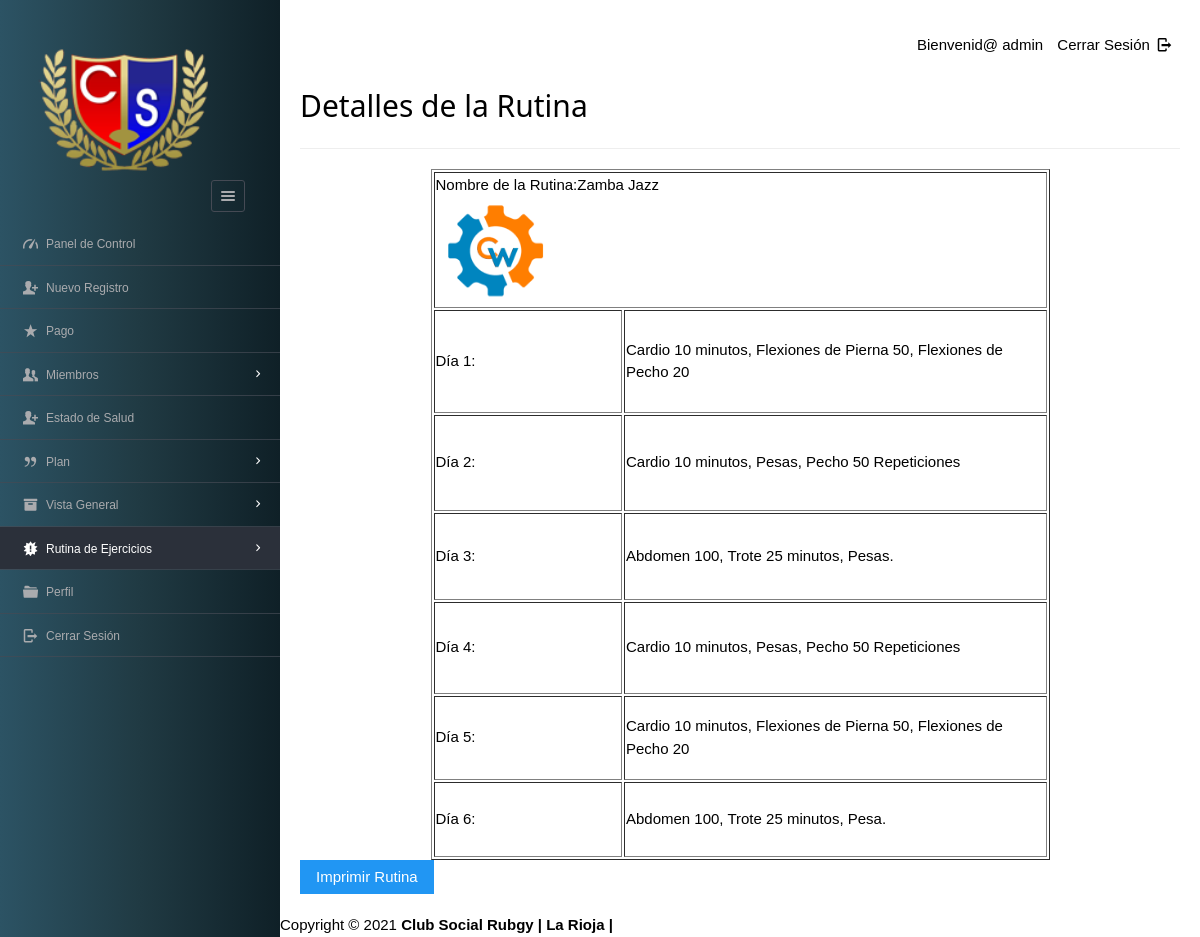
The page /dashboard/admin/viewdetailroutine.php?id=1 (signed in) on the database its author committed.
### tables this page shows
CREATE TABLE IF NOT EXISTS `timetable` (
  `tid` int(12) NOT NULL AUTO_INCREMENT,
  `tname` varchar(45) DEFAULT NULL,
  `day1` varchar(200) DEFAULT NULL,
  `day2` varchar(200) DEFAULT NULL,
  `day3` varchar(200) DEFAULT NULL,
  `day4` varchar(200) DEFAULT NULL,
  `day5` varchar(200) DEFAULT NULL,
  `day6` varchar(200) DEFAULT NULL,
  PRIMARY KEY (`tid`) USING BTREE
);

### dashboard/admin/viewdetailroutine.php (the view, shortened to what this page needs)
<?php
require '../../include/db_conn.php';
?>
<!DOCTYPE html>
<html lang="en">
<head>
    <link rel="stylesheet" href="../../css/style.css"  id="style-resource-5">
    <link rel="stylesheet" href="../../css/dashMain.css">
    <link rel="stylesheet" type="text/css" href="../../css/entypo.css">
	<link href="a1style.css" rel="stylesheet" type="text/css">
</head>
     <body class="page-body  page-fade" onload="collapseSidebar()">
    	<div class="page-container sidebar-collapsed" id="navbarcollapse">
		<div class="sidebar-menu">
			<header class="logo-env">
			<div class="logo">
				<a href="index.php">
					<img src="../../images/logo.png" alt="" width="192" height="80" />
				</a>
			</div>
					<div class="sidebar-collapse" onclick="collapseSidebar()">
				<a href="#" class="sidebar-collapse-icon with-animation">
					<i class="entypo-menu"></i>
				</a>
			</div>
			</header>
    		<?php include('nav.php'); ?>
    	</div>
    		<div class="main-content">
				<div class="row">
					<div class="col-md-6 col-sm-8 clearfix">
					</div>
					<div class="col-md-6 col-sm-4 clearfix hidden-xs">
						<ul class="list-inline links-list pull-right">
							<li>Bienvenid@ <?php echo $_SESSION['full_name']; ?>
							</li>
							<li>
								<a href="logout.php">
									Cerrar Sesión <i class="entypo-logout right"></i>
								</a>
							</li>
						</ul>
					</div>
				</div>
				<h2>Detalles de la Rutina</h2>
				<hr/>
		<?php
		$id=$_GET['id'];
		$sql="Select * from timetable t Where t.tid=$id";
		$res=mysqli_query($con, $sql);
					 if($res){
						      	$row=mysqli_fetch_array($res,MYSQLI_ASSOC);
						      }
		?>
		<div id=print>
		<table width="619" height="673" border="1" align="center">
  <tr>
    <td height="87" colspan="2">Nombre de la Rutina:<?php echo $row['tname'] ?> <span align="right"> <img src="logo.png" width="121" height="114"  alt=""/></span></td>
    </tr>
  <tr>
    <td width="186" height="103">Día 1:</td>
    <td width="417"><?php echo $row['day1'] ?></td>
  </tr>
  <tr>
    <td height="96">Día 2:</td>
    <td><?php echo $row['day2'] ?></td>
  </tr>
  <tr>
    <td height="87">Día 3:</td>
    <td><?php echo $row['day3'] ?></td>
  </tr>
  <tr>
    <td height="92">Día 4:</td>
    <td><?php echo $row['day4'] ?></td>
  </tr>
  <tr>
    <td height="84">Día 5:</td>
    <td><?php echo $row['day5'] ?></td>
  </tr>
  <tr>
    <td height="75">Día 6:</td>
    <td><?php echo $row['day6'] ?></td>
  </tr>
        </table></div>
				<input type="button" class="a1-btn a1-blue" value="Imprimir Rutina" onclick="myFunction()">
    	</div>
    </body>
	<?php include('footer.php'); ?>
</html>

### css/style.css (style rules this page uses)
html { font-size: 62.5%; font-family: sans-serif; }
div { display: block; }
body { font-family: "Noto Sans", sans-serif, "Helvetica Neue", Helvetica, Arial, sans-serif; font-size: 12px; line-height: 1.428571429; display: block; margin: 0; }
*, *:before, *:after { box-sizing: border-box; }
a { text-decoration: none; background: transparent; }
img { vertical-align: middle; }
img { border: 0; }
.logo img { width: 220px; height: 200px; }
input, button, select, textarea { font-family: inherit; font-size: inherit; line-height: inherit; }
button, input { line-height: normal; }
button, input, select, textarea { font-family: inherit; font-size: 100%; margin: 0; }
input { background-color: white; cursor: text; padding: 1px; border-width: 2px; border-style: inset; border-color: initial; border-image: initial; }
input, textarea, select, button { text-rendering: auto; color: initial; letter-spacing: normal; word-spacing: normal; text-transform: none; text-indent: 0px; text-shadow: none; display: inline-block; text-align: start; margin: 0em; font: 400 13.3333px Arial; }
button, html input[type="button"], input[type="reset"], input[type="submit"] { cursor: pointer; }
a { color: #373e4a; text-decoration: none; }
a { background: transparent; }
a { color: #373e4a; }
.page-container { position: relative; padding-left: 280px; }
.page-container .sidebar-menu { position: absolute; width: 280px; top: 0; left: 0; bottom: 0; background: #0F2027; background: -webkit-linear-gradient(to right, #2C5364, #203A43, #0F2027); background: linear-gradient(to right, #2C5364, #203A43, #0F2027); color: #aaabae; z-index: 1; min-height: 796px; box-sizing: border-box; }
.page-container .sidebar-menu .logo-env { width: 100%; padding: 35px; padding-bottom: 10px; box-sizing: border-box; }
.page-container .sidebar-menu .logo-env:before, .page-container .sidebar-menu .logo-env:after { content: " "; display: table; }
.page-container .sidebar-menu .logo-env > div { display: block; vertical-align: middle; white-space: nowrap; float: left; }
.page-container .sidebar-menu .logo-env > div > a { display: inline-block; color: #aaabae; }
.page-container .sidebar-menu .logo-env > div.sidebar-collapse, .page-container .sidebar-menu .logo-env > div.sidebar-mobile-menu { position: relative; float: right; }
.page-container .sidebar-menu .logo-env > div.sidebar-collapse a, .page-container .sidebar-menu .logo-env > div.sidebar-mobile-menu a { display: inline-block; border: 1px solid #454a54; text-align: center; padding: 0; line-height: 1; font-size: 20px; font-weight: 300; padding: 5px 2px; background-clip: padding-box; border-radius: 3px; transition: all 200ms ease-in-out; }
.page-container .sidebar-menu .logo-env .logo img { width: 180px; height: 150px; }
.page-container .sidebar-menu .logo-env:after { clear: both; }
ul, ol { margin-top: 0; margin-bottom: 8.5px; }
ul, menu, dir { display: block; list-style-type: disc; }
li { display: list-item; }
i, cite, em, var, address, dfn { font-style: italic; }

### css/entypo.css (style rules this page uses)
[class^="entypo-"]:before, [class*=" entypo-"]:before { font-family: "entypo"; font-style: normal; font-weight: normal; speak: none; display: inline-block; text-decoration: inherit; width: 1em; margin-right: .2em; text-align: center; font-variant: normal; text-transform: none; line-height: 1em; margin-left: .2em; }
.entypo-menu:before { content: '\e811'; }
.entypo-logout:before { content: '\e85d'; }

### rows shown on the page
timetable: tname "Zamba Jazz", day1 "Cardio 10 minutos, Flexiones de Pierna 50, Flexiones de Pecho 20", day2 "Cardio 10 minutos, Pesas, Pecho 50 Repeticiones", day3 "Abdomen 100, Trote 25 minutos, Pesas.", day4 "Cardio 10 minutos, Pesas, Pecho 50 Repeticiones", day5 "Cardio 10 minutos, Flexiones de Pierna 50, Flexiones de Pecho 20", day6 "Abdomen 100, Trote 25 minutos, Pesa."

### other values the page prints
$_SESSION['full_name'] "admin"
